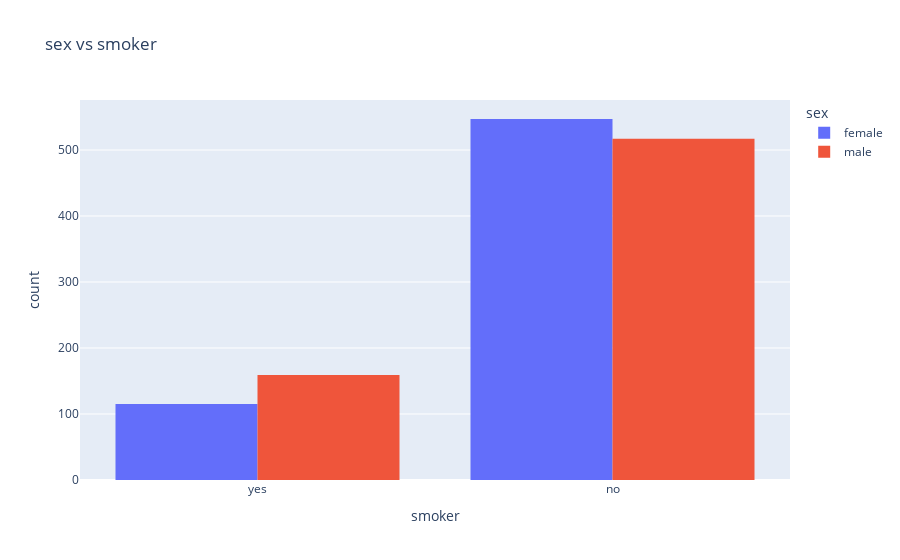

Notebook code cell kept with this figure:
### Code cell
px.histogram(df, x='smoker', color='sex', barmode='group', title='sex vs smoker')

### Figure 1 — Plotly figure (JSON) as saved in the notebook; plotly's stock layout.template omitted (floating-point values rounded to 4 significant figures; data arrays with more than 128 entries replaced by an {"elided": "..."} marker saying what was removed)
{"data": [{"alignmentgroup": "True", "bingroup": "x", "hovertemplate": "sex=female<br>smoker=%{x}<br>count=%{y}<extra></extra>", "legendgroup": "female", "marker": {"color": "#636efa", "pattern": {"shape": ""}}, "name": "female", "offsetgroup": "female", "orientation": "v", "showlegend": true, "type": "histogram", "x": {"elided": "662 str values"}, "xaxis": "x", "yaxis": "y"}, {"alignmentgroup": "True", "bingroup": "x", "hovertemplate": "sex=male<br>smoker=%{x}<br>count=%{y}<extra></extra>", "legendgroup": "male", "marker": {"color": "#EF553B", "pattern": {"shape": ""}}, "name": "male", "offsetgroup": "male", "orientation": "v", "showlegend": true, "type": "histogram", "x": {"elided": "676 str values"}, "xaxis": "x", "yaxis": "y"}], "layout": {"barmode": "group", "legend": {"title": {"text": "sex"}, "tracegroupgap": 0}, "title": {"text": "sex vs smoker"}, "xaxis": {"anchor": "y", "domain": [0, 1], "title": {"text": "smoker"}}, "yaxis": {"anchor": "x", "domain": [0, 1], "title": {"text": "count"}}}}
